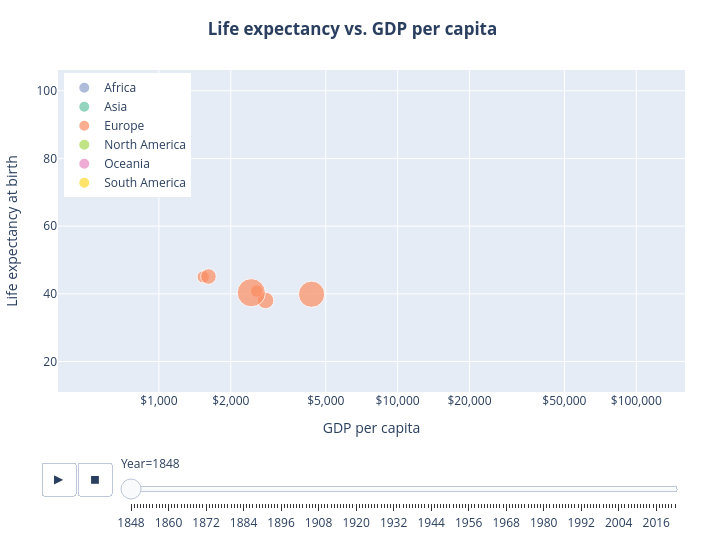

Notebook source saved alongside this figure:
### Code cell
xmin = df_clean['GDP per capita'].min()
xmax = df_clean['GDP per capita'].max()
ymin = df_clean['Life expectancy at birth'].min()
ymax = df_clean['Life expectancy at birth'].max() + 20
    # we add 20 to show bubbles and legend properly

all_regions = sorted(df_clean['World region'].dropna().unique())

# --- Create bubbled scatter plot ---
fig = px.scatter(
                df_clean, 
                x='GDP per capita', 
                y='Life expectancy at birth', 
                animation_frame='Year',
                animation_group='Entity',
                log_x = True, 
                range_x=[xmin, xmax], 
                range_y=[ymin, ymax],
                size='Population_sqrt', 
                size_max=50,
                hover_data={
                    'Entity' : True,
                    'Population' : True,
                    'Population_sqrt' : False,
                    'GDP per capita' : True,
                    'Life expectancy at birth' : True,
                    'World region' : False
                    },
                color='World region', 
                category_orders={'World region': all_regions},
                color_discrete_map=colors_hex
                )

# --- Change axes ticks ---
fig.update_xaxes(tickvals=[1000, 2000, 5000, 10000, 20000, 50000, 100000],
                  ticktext=['$1,000', '$2,000', '$5,000', '$10,000', '$20,000', '$50,000', '$100,000'])

# --- Correct the animation ---
# Frame duration
fig.layout.updatemenus[0].buttons[0].args[1]['frame']['duration'] = 500
fig.layout.updatemenus[0].buttons[0].args[1]['frame']['redraw'] = True
# Discrete steps (no transition)
fig.layout.updatemenus[0].buttons[0].args[1]['transition']['duration'] = 0
    
# --- Set the layout of the plot ---
fig.update_layout(
    width=WIDTH,
    height=HEIGHT+50,
    transition=dict(duration=0),
    title='<b>Life expectancy vs. GDP per capita</b>',
    title_x=0.5,
    legend=dict(
        yanchor="top",
        y=0.99,
        xanchor="left",
        x=0.01,
        title=''
    ),
    margin=dict(l=30, r=20, t=70, b=20)
)


# --- Show/save the plot ---

pyo.plot(fig, filename='bubbles.html', config=dict(displayModeBar=True), auto_open=False, auto_play=False)
fig.show()
